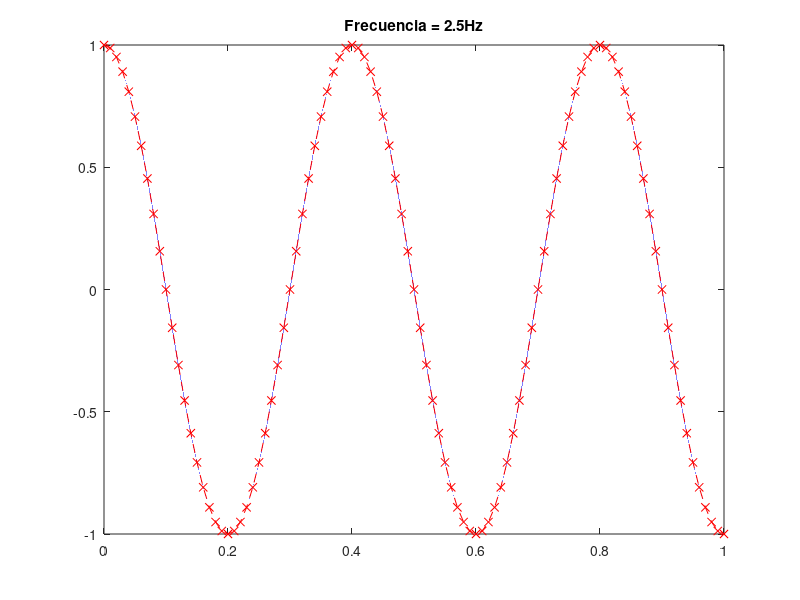
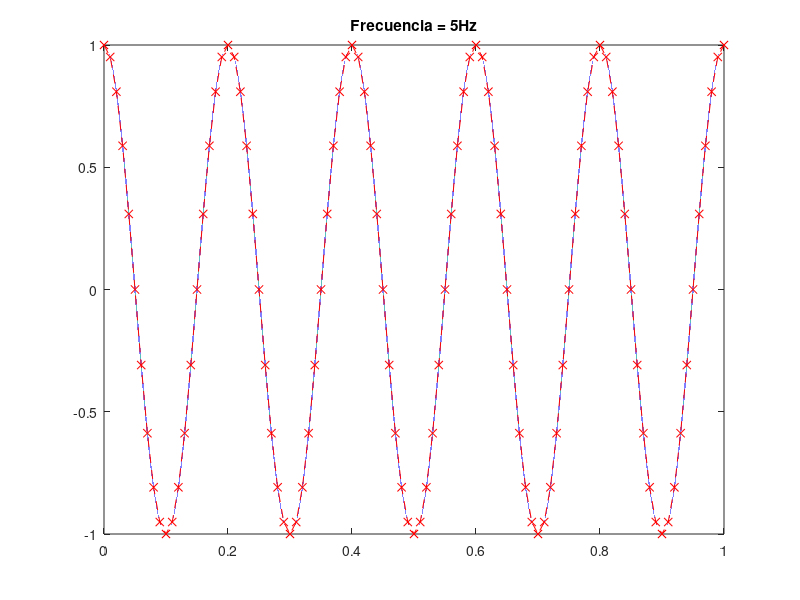
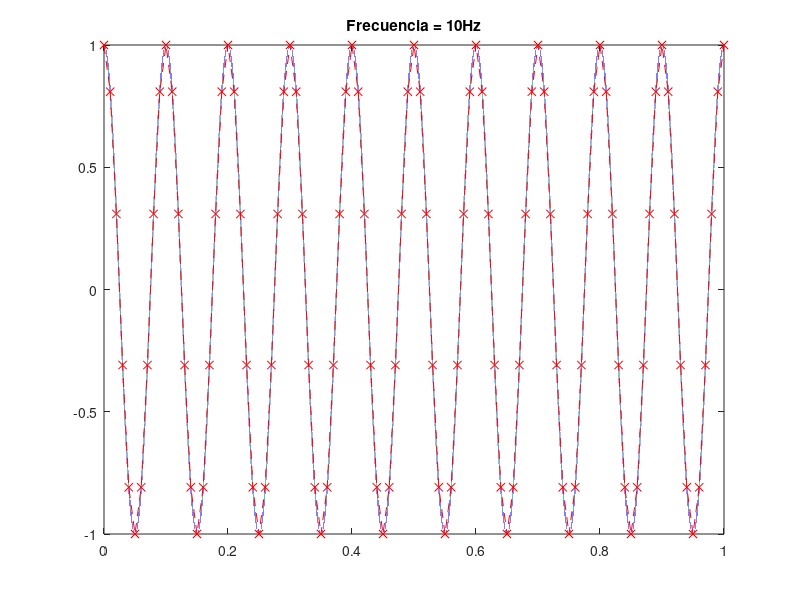
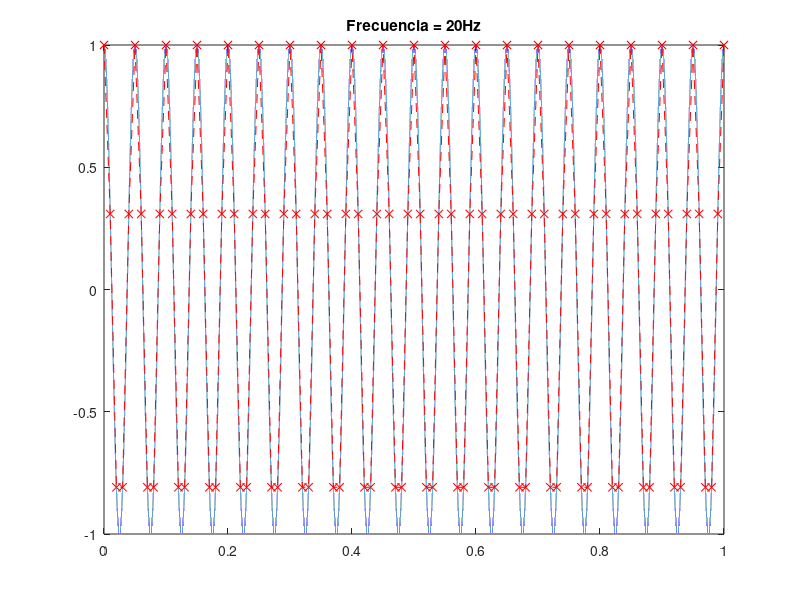

The MATLAB source for these figures, in order:
%%
close all
clear all

intervalo = 1; %1 segundo
Fs = 100;      %Frec. de muestreo
FsCont = 1000000; %Frec. de muestreo (simulación se señal continua)

%Parámetros de la señal
A = 1; %por poner algo
F = [2.5, 5, 10, 20, 30, 40, 50, 60, 70, 80, 90, 100, 200]; % a partir de la 60 no funciona
Fase = 0; %variar la fase

tCont = 0:1/FsCont:intervalo;

for i = 1: length(F)
    tDisc = 0:1/Fs:intervalo;
    
    yCont = A * cos(2*pi*F(i)*tCont + Fase);
    
    yDisc = A * cos(2*pi*F(i)*tDisc + Fase);
    
    figure,
    plot(tCont,yCont);
    hold on;
    plot(tDisc,yDisc,'x--r');
    title (['Frecuencia = ',num2str(F(i)),'Hz']);
    pause;
end